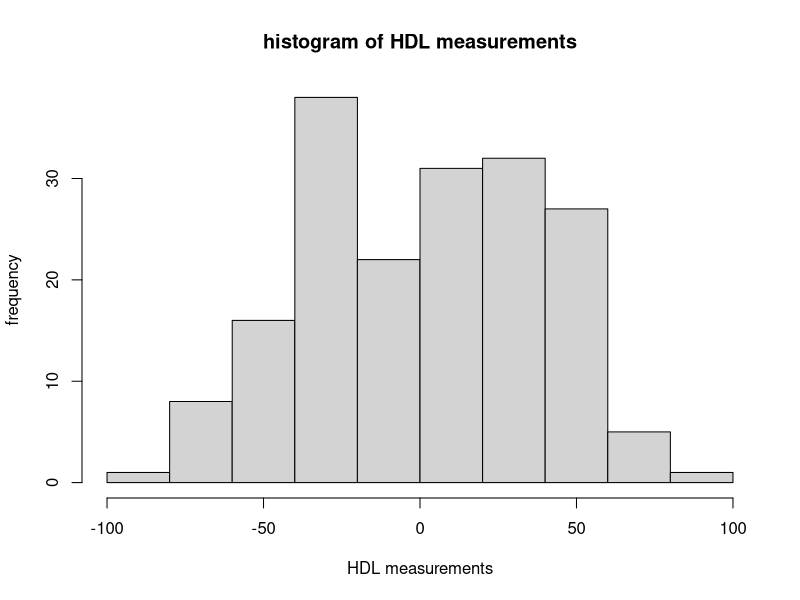

Reproduce this figure in R. (Note: this script raises an error after producing the figure.)
pheno_data <- read.csv("pheno+pop.csv", header = FALSE)
n <- length(pheno_data[,2])
cat("Sample size (n): ", n)

hist(pheno_data[,2], main="histogram of HDL measurements",
     xlab="HDL measurements", ylab = "frequency")

geno_input <- read.csv("genotypes_V2.csv", header = FALSE)

#number of SNPs
N <- ncol(geno_input)
cat("Number of SNPs (N): ", N)

#importing MASS
library(MASS)

#converting to matrix
geno_data <- as.matrix(geno_input)

Xa <- matrix(NA, nrow= nrow(geno_data), ncol=ncol(geno_data))
Xd <- matrix(NA, nrow= nrow(geno_data), ncol=ncol(geno_data))

#given genotype coding: 0 = A1A1; 1 = A1A2; 2 = A2A2

#coding to Xa and Xd
for (i in 1:nrow(geno_data)){
  for (j in 1:ncol(geno_data)){
    if (geno_data[i,j]==0){
      Xa[i,j] <- -1
      Xd[i,j] <- -1
    }
    if (geno_data[i,j]==1){
      Xa[i,j] <- 0
      Xd[i,j] <- 1
    }
    if (geno_data[i,j]==2){
      Xa[i,j] <- 1
      Xd[i,j] <- -1
    }
  }
}

#calculating pvalues
pval_calculator <- function(pheno_input, xa_input, xd_input){
  
  n_samples <- length(xa_input)
  X_mx <- cbind(1,xa_input,xd_input)
  
  MLE_beta <- ginv(t(X_mx) %*% X_mx) %*% t(X_mx) %*% pheno_input
  y_hat <- X_mx %*% MLE_beta
  
  SSM <- sum((y_hat - mean(pheno_input))^2)
  SSE <- sum((pheno_input - y_hat)^2)
  
  df_M <- 2
  df_E <- n_samples - 3 
  
  MSM <- SSM / df_M
  MSE <- SSE / df_E
  
  Fstatistic <- MSM / MSE
  
  pval <- pf(Fstatistic, df_M, df_E,lower.tail = FALSE)
  return(pval)
}

pval_mx <- c()
for(i in 1:ncol(Xa)){
  pval_mx <- append(pval_mx, pval_calculator(pheno_data$V2, Xa[,i], Xd[,i]))
}

library(ggplot2)
plot_df <- data.frame(genotypes = 1:length(pval_mx), pval = pval_mx)
ggplot(plot_df, aes(genotypes, -log10(pval_mx))) + geom_point() + ggtitle("Manhattan Plot") + xlab("Position") + ylab("-log(p-value)")

N_tests <- length(pval_mx)
p_bf <- 0.05/N_tests
N_sig <- 0
for (i in 1:length(pval_mx)){
  if (pval_mx[i] < p_bf){
    N_sig <- N_sig + 1
  }
}
cat("Number of significant SNPs:", N_sig)

n1 <- 0
n2 <- 0
for (i in 1:nrow(pheno_data)){
  if (substr(pheno_data[i,1],1,2)=="HG"){
    n1 <- n1 + 1
  }
  if (substr(pheno_data[i,1],1,2)=="NA"){
    n2 <- n2 + 1
  }
}
cat("n1 =", n1, "\n")
cat("n2 =", n2, "\n")

Xz <- rep(0, nrow(pheno_data))

for (i in 1:nrow(pheno_data)){
  if (substr(pheno_data[i,1],1,2) =="HG"){
    Xz[i] <- -1}
  else if (substr(pheno_data[i,1],1,2) =="NA") {
    Xz[i] <- 1}
}
pval_calculator_w_covars <- function(pheno_input, xa_input, xd_input, xz_input){
  
  n_samples <-  length(pheno_input)
  
  X_mx <- cbind(rep(1,length(xa_input)), xa_input, xd_input, xz_input)
  MLE_beta <- ginv(t(X_mx) %*% X_mx) %*% t(X_mx) %*% pheno_input
  
  x_h0 <-   cbind(rep(1,length(xa_input)), xz_input)
  MLE_h0 <-  ginv(t(x_h0) %*% x_h0) %*% t(x_h0) %*% pheno_input
  
  y_hat_0 <-  x_h0 %*% MLE_h0
  y_hat_1 <- X_mx %*% MLE_beta
  
  SSE_theta_0 <-  sum((pheno_input-y_hat_0)^2) 
  SSE_theta_1 <- sum((pheno_input-y_hat_1)^2)
  
  
  df_M <- 2
  df_E <- n_samples - 6
  
  numerator <- (SSE_theta_0-SSE_theta_1) / df_M
  denom <- SSE_theta_1 / df_E
  Fstatistic <-numerator / denom
  
  pval  <- pf(Fstatistic, df_M, df_E,lower.tail = FALSE)
  return(pval)
}

pval_mx_covar <- rep(0,ncol(Xa))

for(i in 1:ncol(Xa)){
  pval_mx_covar[i] <- pval_calculator_w_covars(pheno_data$V2, Xa[,i], Xd[,i], Xz)
}

#make your Manhattan plot
plot_df <- data.frame(index = 1:length(pval_mx_covar), pval = pval_mx_covar)
ggplot(plot_df, aes(index, -log10(pval))) + geom_point() + ggtitle("Manhattan Plot with a Covariate") +xlab("Position")+ylab("-log(p-value)")

N_tests <- length(pval_mx_covar)
p_bf <- 0.05/N_tests
N_sig_covar <- 0
for (i in 1:length(pval_mx_covar)){
  if (pval_mx_covar[i] < p_bf){
    N_sig_covar <- N_sig_covar + 1
  }
}
cat("Number of significant SNPs (with covariate):", N_sig_covar)